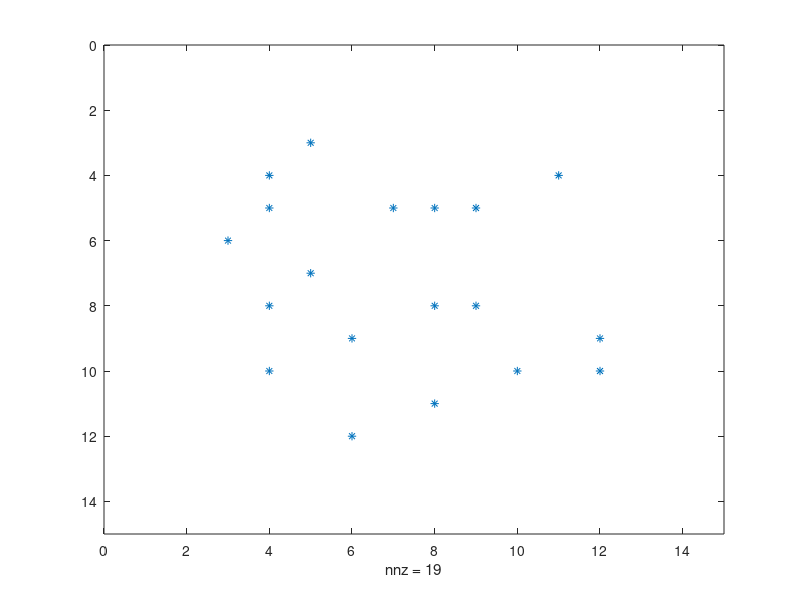

MATLAB code for this plot:
%%% This program-code is unfinished.
clear

%%% Rewritable
L = 10;         % length
NoN = 20;       %　No. of node 
R = 2;          % Submit range node
%%%

A = zeros(L+R+R);  %%% node's position__(1)
Node_line = randi([1,L],[1,NoN])+R;  %%% make node's position
Node_row  = randi([1,L],[1,NoN])+R;

for i = 1:NoN
    %%% status of node
    S_Node(i).line = Node_line(i);                %%% node's position
    S_Node(i).row  = Node_row(i); 
    S_Node(i).RREQ = [];                          %%% memory of RREQ
    S_Node(i).range = [R];                        %%% Submit range node
    %%%%%%%%%%%%%%%%%%     
    A(Node_line(i),Node_row(i)) = i;   %%% write node's position__(2)
end

spy(A);    %%% display node's position__(3)
flag = 0;  % using test
k = 1;     % start at node-1
%%%%%%%%%%%%%%%%%%%%% may rewrite by using (find)

for roop = 1:6  % Here is test. if here is complete--->> while(1)
for i = 1 : S_Node(k(1)).range
        %%% send RREQ
        %%% access S_Node.RREQ by using (A:node's position__(4))
    for j = i : S_Node(k(1)).range
      if A( S_Node(k(1)).line +i , S_Node(k(1)).row +j ) > 0 
      %%% need adding requirement
     S_Node(A( S_Node(k(1)).line +i , S_Node(k(1)).row +j )).RREQ = ...
         [S_Node(A( S_Node(k(1)).line +i , S_Node(k(1)).row +j )).RREQ k(1)];
     k = [k A( S_Node(k(1)).line +i , S_Node(k(1)).row +j )];
      end
      if A( S_Node(k(1)).line -i , S_Node(k(1)).row +j ) > 0

    S_Node(A( S_Node(k(1)).line -i , S_Node(k(1)).row +j )).RREQ = ...
         [S_Node(A( S_Node(k(1)).line -i , S_Node(k(1)).row +j )).RREQ k(1)];
     k = [k A( S_Node(k(1)).line -i , S_Node(k(1)).row +j )];

      end
      if A( S_Node(k(1)).line -i , S_Node(k(1)).row -j ) > 0 

    S_Node(A( S_Node(k(1)).line -i , S_Node(k(1)).row -j )).RREQ = ...
         [S_Node(A( S_Node(k(1)).line -i , S_Node(k(1)).row -j )).RREQ k(1)];
     k = [k A( S_Node(k(1)).line -i , S_Node(k(1)).row -j )];

      end
      if A( S_Node(k(1)).line +i , S_Node(k(1)).row -j ) > 0
  
    S_Node(A( S_Node(k(1)).line +i , S_Node(k(1)).row -j )).RREQ = ...
         [S_Node(A( S_Node(k(1)).line +i , S_Node(k(1)).row -j )).RREQ k(1)];
     k = [k A( S_Node(k(1)).line +i , S_Node(k(1)).row -j )];

      end
    end            
end
k(1)=[];
    if S_Node(NoN).RREQ > 0
      flag = flag +1; %%%　last node
    end

    if isempty(k)==1 
       disp('not arrival');
       break
    end
    
    
end
